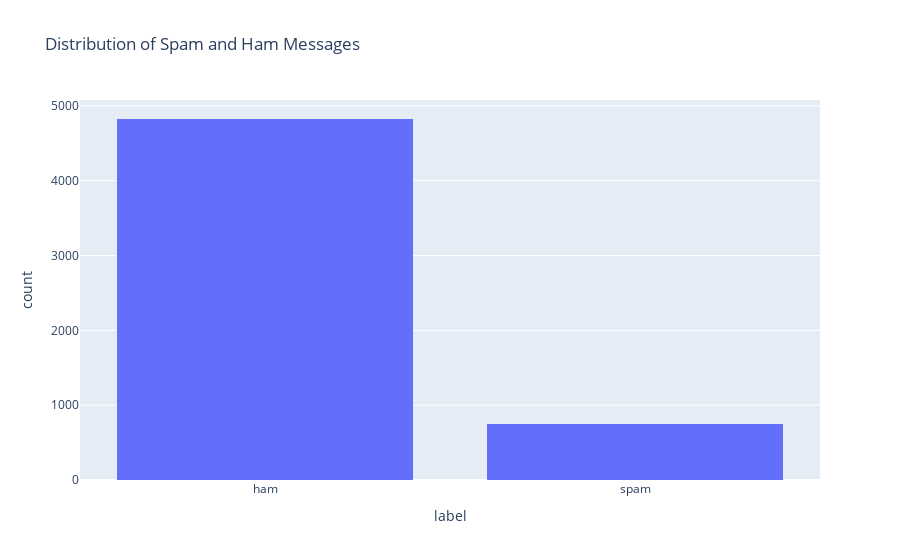

This figure's notebook cell:
### Code cell
import plotly.express as px

fig = px.histogram(data, x='label', title='Distribution of Spam and Ham Messages')
fig.show()

### Figure 1 — Plotly figure (JSON) as saved in the notebook; plotly's stock layout.template omitted (floating-point values rounded to 4 significant figures; data arrays with more than 128 entries replaced by an {"elided": "..."} marker saying what was removed)
{"data": [{"alignmentgroup": "True", "bingroup": "x", "hovertemplate": "label=%{x}<br>count=%{y}<extra></extra>", "legendgroup": "", "marker": {"color": "#636efa", "pattern": {"shape": ""}}, "name": "", "offsetgroup": "", "orientation": "v", "showlegend": false, "type": "histogram", "x": {"elided": "5572 str values"}, "xaxis": "x", "yaxis": "y"}], "layout": {"barmode": "relative", "legend": {"tracegroupgap": 0}, "title": {"text": "Distribution of Spam and Ham Messages"}, "xaxis": {"anchor": "y", "domain": [0, 1], "title": {"text": "label"}}, "yaxis": {"anchor": "x", "domain": [0, 1], "title": {"text": "count"}}}}
